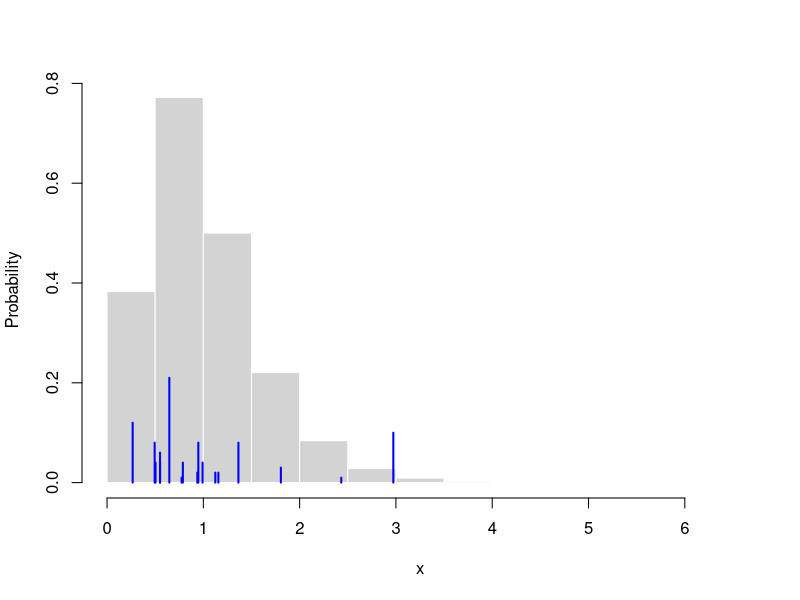

R code for this plot:
N <- 100 # number of observations?
a <- 10 # alpha
# X_i ~ G = Normal(0,1)

rG <- function(num) rgamma(num,3,3)
#rG <- function(num) rbeta(num,2,3)
#rG <- function(num) rnorm(num,0,1)
#rG <- function(num) rpois(num,30)


x <- rep(0,N)
x[1] <- rG(1)

for (i in 2:N) {
  nx <- table(x[1:(i-1)])
  x[i] <- as.numeric(sample(c(rG(1),names(nx)),1,prob=c(a/(a+N-1),nx/(a+N-1))))
  cat("\r Progress: ",i,"/",N)
}

# Plot Results
hist(rG(1e6),freq=F,add=F,col="lightgrey",border="white",xlab="x",
     ylab="Probability",main="")#, xlim=c(-4,4),ylim=c(0,.4))
lines(table(x) / sum(table(x)) ,col="blue")

